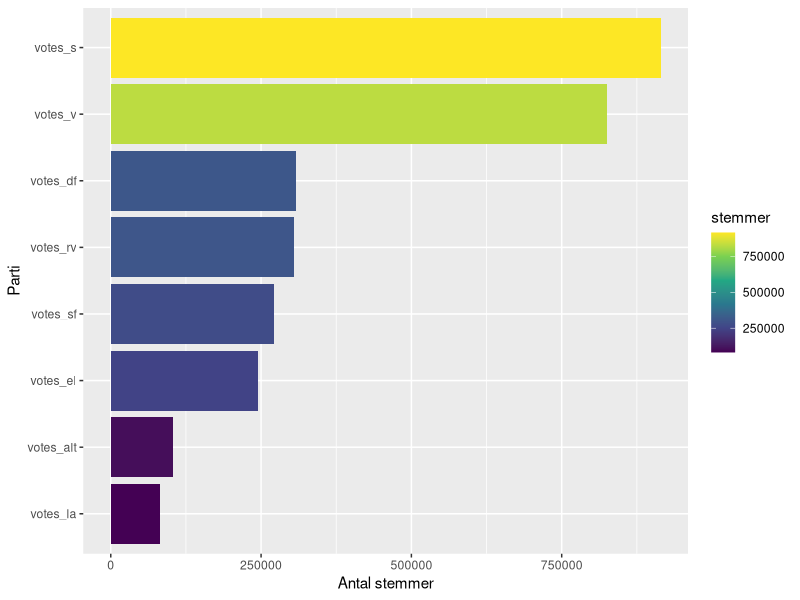
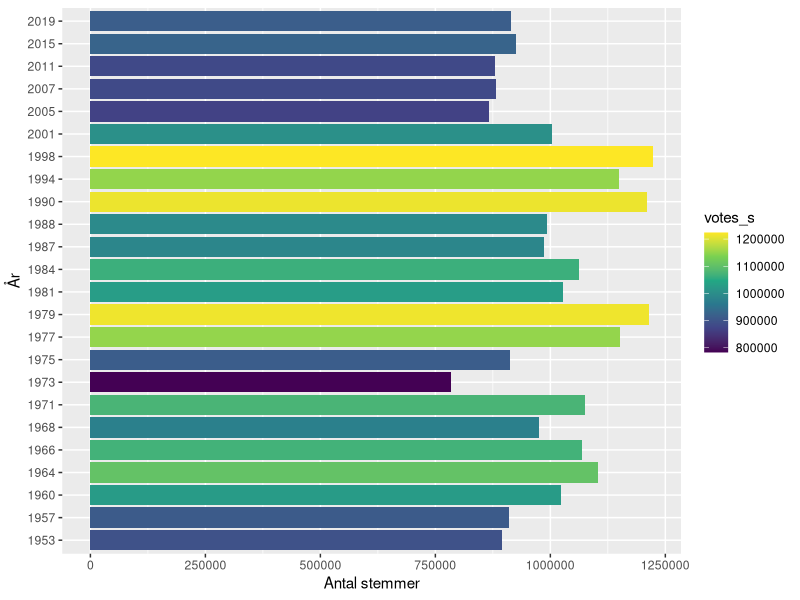

The R source for these figures, in order:
## ---- chunk 1
#install.packages("readxl")
#install.packages("tidyverse")
#install.packages("ggplot2")
## ---- chunk 2
library(readxl)
library(tidyverse)
library(ggplot2) 
## ---- chunk 3
fv_votes <- read_excel("data/folketingsvalg.xlsx", sheet = "votes")
fv_seats <- read_excel("data/folketingsvalg.xlsx", sheet = "seats")

## ---- chunk 4

#Viser de første linjer af vores datasæt
head(fv_votes)

#viser de sidste linjer i vores datasæt
tail(fv_seats)

## ---- chunk 5

#Udvælg centrale partier - her er det de partier, der blev valgt ind i folketinget i 2019
fv_udv <- select(fv_votes, "year", "votes_s", "votes_df", "votes_v", "votes_el", "votes_la", "votes_alt", "votes_rv", "votes_sf")

#Komprimer tabellen for folketinget i 2019, så partierne samles i en kolonne og antal stemmer samles i en anden kolonne
fv_udv <- pivot_longer(fv_udv, cols = 2:9, names_to = "parti", values_to = "stemmer")

#Finder max værdien i kolonnen
max(fv_udv$stemmer, na.rm = TRUE)

#Finder min værdien i kolonnen
min(fv_udv$stemmer, na.rm = TRUE)

#Viser oversigt over min, max, median, mean etc.
summary(fv_udv$stemmer)

## ---- chunk 6
#Visualisering af antallet af stemmer pr. parti ved folketingsvalget i 2019 for de partier, der blev valgt ind 
fv_udv %>% 
  filter(year == 2019) %>%
  ggplot(aes(x = reorder(parti, stemmer), y = stemmer, fill = stemmer))+
  geom_col()+
  coord_flip()+
  labs(x = "Parti", y = "Antal stemmer")+
  scale_fill_viridis_c()
## ---- chunk 7

#Udvælg de kolonner/variable som vi ønsker i tabellen. Her der det socialdemokratiet og årstal vi er interesserede i
fv_votes_s <- fv_votes %>% 
  select(votes_s, year)

#Visualisering af antallet af stemmer for Socialdemokratiet fra 1953 til 2019
fv_votes_s %>% 
  ggplot(aes(x = factor(year), y = votes_s, fill = votes_s))+
  geom_col()+
  coord_flip()+
  labs(x = "År", y = "Antal stemmer")+
  scale_fill_viridis_c()
## ---- chunk 8
#Sammenflet de to datasæt med udgangspunkt i den fælles variable 'years'
fv <- left_join(fv_votes, fv_seats, by = "year")

#Lav et nyt datasæt, hvor relevante variable optræder - obs. vi er interesserede i kolonnen votes_total, da andel udregnes med afsæt i det fulde antal
fv_v <- fv %>%
  select(year, votes_v, seats_v, votes_total) %>% 
  mutate(andel_stemmer = votes_v / votes_total) %>% 
  mutate(andel_mandater = seats_v / 175)

#Se en oversigt over fordelingen af andel stemmer og mandater for Venstre
summary(fv_v)

#Filtrer efter det år, hvor Venstre havde den mindste andel af stemmerne
fv_v %>% 
  filter(andel_stemmer == min(andel_stemmer))

#Filtrer efter det år, hvor Venstre havde den største andel af stemmerne
fv_v %>% 
  filter(andel_stemmer == max(andel_stemmer))
	
